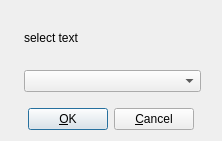
<ui version="4.0" >
 <class>SelectDialog</class>
 <widget class="QDialog" name="SelectDialog" >
  <property name="geometry" >
   <rect>
    <x>0</x>
    <y>0</y>
    <width>222</width>
    <height>141</height>
   </rect>
  </property>
  <property name="windowTitle" >
   <string>Select</string>
  </property>
  <property name="sizeGripEnabled" >
   <bool>false</bool>
  </property>
  <layout class="QVBoxLayout" >
   <item>
    <layout class="QGridLayout" >
     <item row="0" column="1" >
      <widget class="QLabel" name="message" >
       <property name="enabled" >
        <bool>true</bool>
       </property>
       <property name="sizePolicy" >
        <sizepolicy vsizetype="MinimumExpanding" hsizetype="MinimumExpanding" >
         <horstretch>0</horstretch>
         <verstretch>0</verstretch>
        </sizepolicy>
       </property>
       <property name="text" >
        <string>select text</string>
       </property>
       <property name="alignment" >
        <set>Qt::AlignVCenter</set>
       </property>
       <property name="wordWrap" >
        <bool>true</bool>
       </property>
      </widget>
     </item>
     <item row="0" column="0" >
      <widget class="QLabel" name="icon" >
       <property name="sizePolicy" >
        <sizepolicy vsizetype="Minimum" hsizetype="Minimum" >
         <horstretch>0</horstretch>
         <verstretch>0</verstretch>
        </sizepolicy>
       </property>
       <property name="scaledContents" >
        <bool>false</bool>
       </property>
       <property name="alignment" >
        <set>Qt::AlignLeading|Qt::AlignLeft|Qt::AlignTop</set>
       </property>
       <property name="wordWrap" >
        <bool>false</bool>
       </property>
      </widget>
     </item>
     <item row="1" column="1" >
      <layout class="QHBoxLayout" >
       <item>
        <widget class="QComboBox" name="select" >
         <property name="sizePolicy" >
          <sizepolicy vsizetype="Fixed" hsizetype="MinimumExpanding" >
           <horstretch>0</horstretch>
           <verstretch>0</verstretch>
          </sizepolicy>
         </property>
        </widget>
       </item>
       <item>
        <spacer>
         <property name="orientation" >
          <enum>Qt::Horizontal</enum>
         </property>
         <property name="sizeType" >
          <enum>QSizePolicy::Minimum</enum>
         </property>
         <property name="sizeHint" >
          <size>
           <width>10</width>
           <height>5</height>
          </size>
         </property>
        </spacer>
       </item>
      </layout>
     </item>
     <item row="1" column="0" >
      <spacer>
       <property name="orientation" >
        <enum>Qt::Vertical</enum>
       </property>
       <property name="sizeType" >
        <enum>QSizePolicy::Minimum</enum>
       </property>
       <property name="sizeHint" >
        <size>
         <width>5</width>
         <height>5</height>
        </size>
       </property>
      </spacer>
     </item>
    </layout>
   </item>
   <item>
    <spacer>
     <property name="orientation" >
      <enum>Qt::Vertical</enum>
     </property>
     <property name="sizeType" >
      <enum>QSizePolicy::Fixed</enum>
     </property>
     <property name="sizeHint" >
      <size>
       <width>20</width>
       <height>10</height>
      </size>
     </property>
    </spacer>
   </item>
   <item>
    <layout class="QHBoxLayout" >
     <item>
      <spacer>
       <property name="orientation" >
        <enum>Qt::Horizontal</enum>
       </property>
       <property name="sizeType" >
        <enum>QSizePolicy::Expanding</enum>
       </property>
       <property name="sizeHint" >
        <size>
         <width>40</width>
         <height>20</height>
        </size>
       </property>
      </spacer>
     </item>
     <item>
      <widget class="QPushButton" name="ok" >
       <property name="text" >
        <string>&amp;OK</string>
       </property>
       <property name="autoDefault" >
        <bool>true</bool>
       </property>
       <property name="default" >
        <bool>true</bool>
       </property>
      </widget>
     </item>
     <item>
      <widget class="QPushButton" name="cancel" >
       <property name="text" >
        <string>&amp;Cancel</string>
       </property>
       <property name="autoDefault" >
        <bool>true</bool>
       </property>
      </widget>
     </item>
     <item>
      <spacer>
       <property name="orientation" >
        <enum>Qt::Horizontal</enum>
       </property>
       <property name="sizeType" >
        <enum>QSizePolicy::Expanding</enum>
       </property>
       <property name="sizeHint" >
        <size>
         <width>40</width>
         <height>20</height>
        </size>
       </property>
      </spacer>
     </item>
    </layout>
   </item>
  </layout>
 </widget>
 <layoutdefault spacing="6" margin="11" />
 <pixmapfunction>qPixmapFromMimeSource</pixmapfunction>
 <tabstops>
  <tabstop>select</tabstop>
  <tabstop>ok</tabstop>
  <tabstop>cancel</tabstop>
 </tabstops>
 <resources/>
 <connections>
  <connection>
   <sender>ok</sender>
   <signal>clicked()</signal>
   <receiver>SelectDialog</receiver>
   <slot>accept()</slot>
   <hints>
    <hint type="sourcelabel" >
     <x>20</x>
     <y>20</y>
    </hint>
    <hint type="destinationlabel" >
     <x>20</x>
     <y>20</y>
    </hint>
   </hints>
  </connection>
  <connection>
   <sender>cancel</sender>
   <signal>clicked()</signal>
   <receiver>SelectDialog</receiver>
   <slot>reject()</slot>
   <hints>
    <hint type="sourcelabel" >
     <x>20</x>
     <y>20</y>
    </hint>
    <hint type="destinationlabel" >
     <x>20</x>
     <y>20</y>
    </hint>
   </hints>
  </connection>
 </connections>
</ui>
